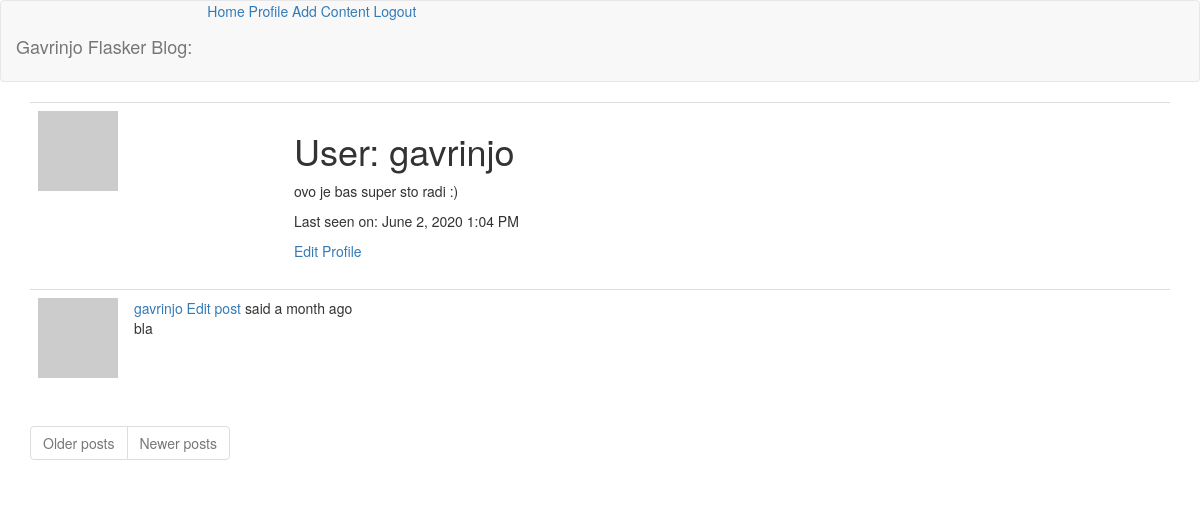
Page /user/gavrinjo (signed in) on the earlier database version.
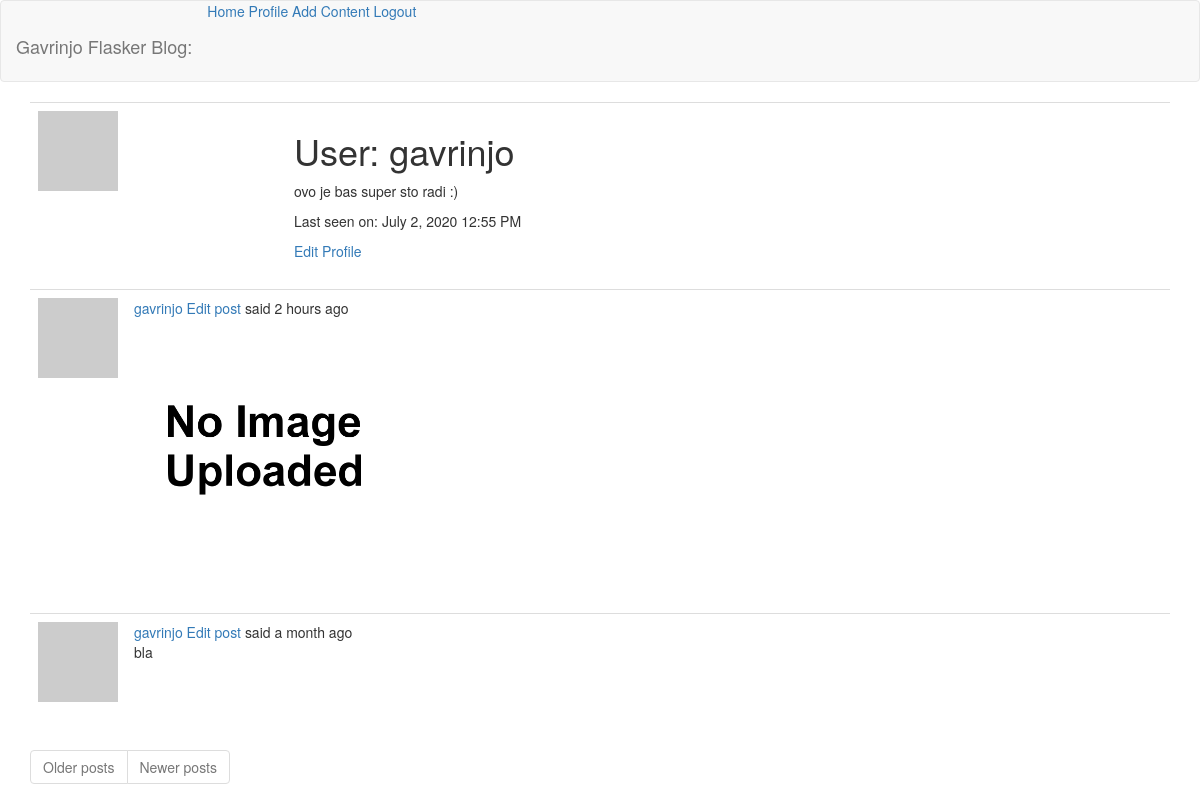
Same page on the later database version.
### app/models.py (models this page shows, shortened)
class User(UserMixin, db.Model):
    id = db.Column(db.Integer, primary_key=True)
    username = db.Column(db.String(64), index=True, unique=True)
    email = db.Column(db.String(120), index=True, unique=True)
    password_hash = db.Column(db.String(128))
    about_me = db.Column(db.String(140))
    last_seen = db.Column(db.DateTime, default=datetime.utcnow)
    post = db.relationship("Post", backref="author", lazy="dynamic")
    def avatar(self, size):
        digest = md5(self.email.lower().encode("utf-8")).hexdigest()
        return f"https://www.gravatar.com/avatar/{digest}?d=identicon&r=x&s={size}"

class Post(db.Model):
    id = db.Column(db.Integer, primary_key=True)
    body = db.Column(db.String(140))
    timestamp = db.Column(db.DateTime, index=True, default=datetime.utcnow)
    user_id = db.Column(db.Integer, db.ForeignKey("user.id"))

### app/main/routes.py (the view)
@bp.route("/user/<username>")
@login_required
def user(username):
    user = User.query.filter_by(username=username).first_or_404()
    posts = user.post.order_by(Post.timestamp.desc()).all()
    return render_template("user.html", title=user.username, user=user, posts=posts)

### app/main/routes.py (called while the page is built)
@bp.before_request
def before_request():
    if current_user.is_authenticated:
        current_user.last_seen = datetime.utcnow()
        db.session.commit()

### app/models.py (called while the page is built)
@login.user_loader
def load_user(id):
    return User.query.get(int(id))

### app/templates/user.html
{% extends 'base.html' %}
{% block app_content %}
    <table class="table table-hover">
        <tr>
            <td width="256px"><img src="{{ user.avatar(128) }}"></td>
            <td>
                <h1>User: {{ user.username }}</h1>
                {% if user.about_me %}<p>{{ user.about_me }}</p>{% endif %}
                {% if user.last_seen %}<p>Last seen on: {{ moment(user.last_seen).format("LLL") }}</p>{% endif %}
                {% if user == current_user %}
                <a href="{{ url_for('main.edit_profile') }}">Edit Profile</a>
                {% endif %}
            </td>
        </tr>
    </table>
    {% for post in posts %}
        {% include "_post.html" %}
    {% endfor %}
    <nav aria-label="Page navigation example">
        <ul class="justify-content-center pagination">
            <li class="page-item{% if not next_url %} disabled {% endif %}">
                <a class="page-link" href="{{ next_url or '#' }}" tabindex="-1">Older posts</a>
            </li>
            <li class="page-item{% if not prev_url %} disabled {% endif %}">
                <a class="page-link" href="{{ prev_url or '#' }}" tabindex="-1">Newer posts</a>
            </li>
        </ul>
    </nav>
{% endblock app_content %}

### app/templates/base.html (shortened to what this page needs)
<!DOCTYPE html>
<html lang="en">
<head>
    <link href="https://stackpath.bootstrapcdn.com/bootstrap/3.3.7/css/bootstrap.min.css" rel="stylesheet">
    <link href="https://cdn.jsdelivr.net/npm/summernote@0.8.16/dist/summernote.min.css" rel="stylesheet">
</head>
<body>
    <nav class="navbar navbar-default">
        <span class="navbar-brand mb-0 h1">Gavrinjo Flasker Blog:</span>
        <a href="{{ url_for('main.index') }}">Home</a>
        {% if current_user.is_anonymous %}
        <a href="{{ url_for('auth.login') }}">Login</a>
        {% else %}
        <a href="{{ url_for('main.user', username=current_user.username) }}">Profile</a>
        <a href="{{ url_for('content.postit') }}">Add Content</a>
        <a href="{{ url_for('auth.logout') }}">Logout</a>
        {% endif %}
    </nav>
    <div class="container">
        {% block app_content %} {% endblock app_content %}
    </div>
</body>
</html>

### app/templates/_post.html
    <table class="table table-hover">
        <tr>
            <td width="70px">
                <a href="{{ url_for('main.user', username=post.author.username) }}">
                    <img src="{{ post.author.avatar(64) }}">
                </a>
            </td>
            <td>
                <span class="user_popup">
                    <a href="{{ url_for('main.user', username=post.author.username) }}">
                        {{ post.author.username }}
                    </a>
                    <a href="{{ url_for('content.edit_page', id=post.id) }}">Edit post</a>
                </span>
                said {{ moment(post.timestamp).fromNow() }}
                <br>
                <span id="post{{ post.id }}">{{ post.body|safe }}</span>
            </td>
        </tr>
    </table>

Differences in the rows shown:
changed User "gavrinjo": last_seen "June 2, 2020 1:04 PM" → "July 2, 2020 12:55 PM"
added Post: author.username "gavrinjo", timestamp "2 hours ago", body (picture)
